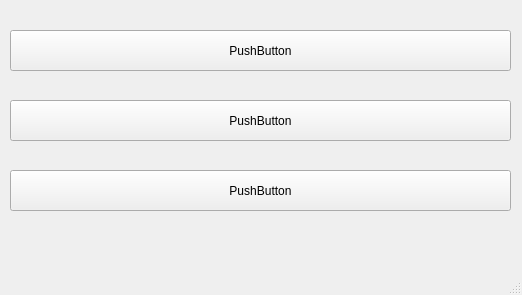
<?xml version="1.0" encoding="UTF-8"?>
<ui version="4.0">
 <class>MainWindow</class>
 <widget class="QMainWindow" name="MainWindow">
  <property name="geometry">
   <rect>
    <x>0</x>
    <y>0</y>
    <width>522</width>
    <height>295</height>
   </rect>
  </property>
  <property name="windowTitle">
   <string>MainWindow</string>
  </property>
  <widget class="QWidget" name="centralwidget">
   <widget class="QPushButton" name="pushButton">
    <property name="geometry">
     <rect>
      <x>10</x>
      <y>30</y>
      <width>501</width>
      <height>41</height>
     </rect>
    </property>
    <property name="text">
     <string>PushButton</string>
    </property>
   </widget>
   <widget class="QPushButton" name="pushButton_2">
    <property name="geometry">
     <rect>
      <x>10</x>
      <y>100</y>
      <width>501</width>
      <height>41</height>
     </rect>
    </property>
    <property name="text">
     <string>PushButton</string>
    </property>
   </widget>
   <widget class="QPushButton" name="pushButton_3">
    <property name="geometry">
     <rect>
      <x>10</x>
      <y>170</y>
      <width>501</width>
      <height>41</height>
     </rect>
    </property>
    <property name="text">
     <string>PushButton</string>
    </property>
   </widget>
  </widget>
  <widget class="QMenuBar" name="menubar">
   <property name="geometry">
    <rect>
     <x>0</x>
     <y>0</y>
     <width>522</width>
     <height>21</height>
    </rect>
   </property>
  </widget>
  <widget class="QStatusBar" name="statusbar"/>
 </widget>
 <resources/>
 <connections/>
</ui>
